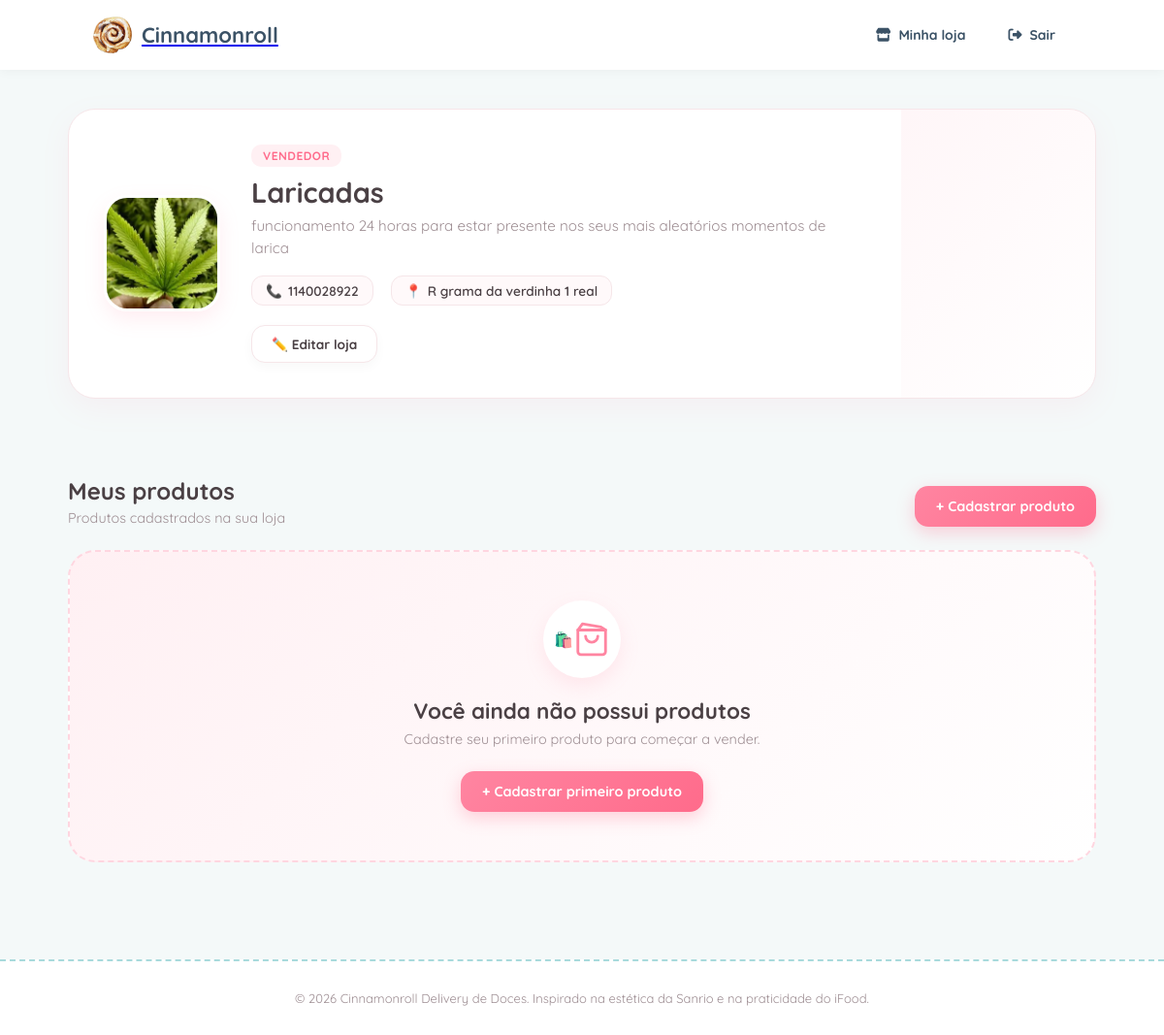
The page /perfilVendedor/ (signed in) on the database as committed earlier.
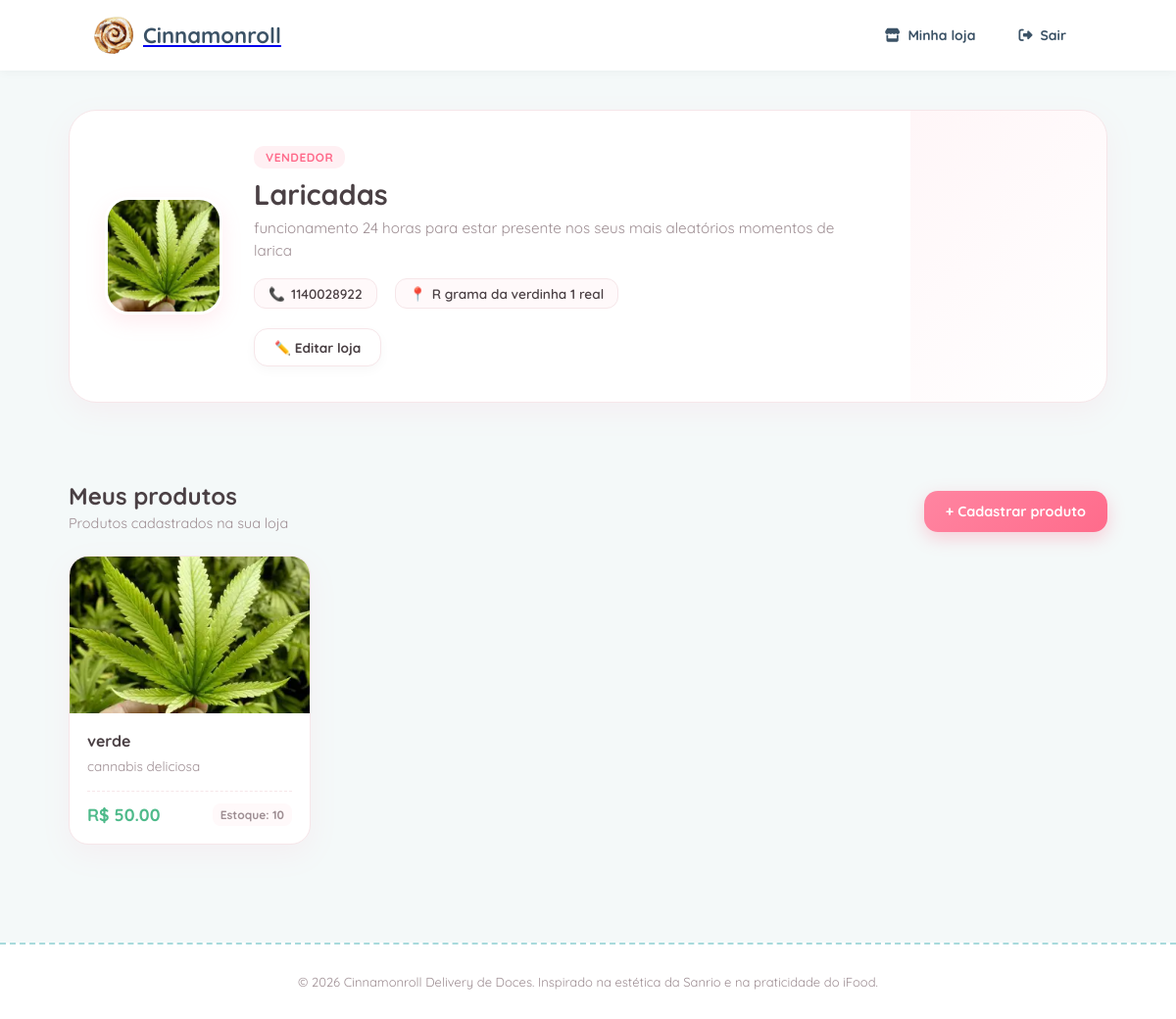
The same page on the database as committed later.
### core/models.py (models this page shows, shortened)
class Perfil(models.Model):
    TIPO_USUARIO = (
        ("CLIENTE", "Cliente"),
        ("VENDEDOR", "Vendedor"),
        ("ADMINISTRADOR", "Admin"),
    )
    usuario = models.OneToOneField(
        User,
        on_delete=models.CASCADE,
        related_name="perfil"
    )
    tipo = models.CharField(max_length=13, choices=TIPO_USUARIO)
    telefone = models.CharField(max_length=20, blank=True)
    endereco = models.CharField(max_length=255, blank=True)
    nome_loja = models.CharField(max_length=100, blank=True)
    descricao_loja = models.TextField(blank=True)
    foto = models.ImageField(upload_to="lojas/", blank=True, null=True)

class Produto(models.Model):
    vendedor = models.ForeignKey(
        Perfil,
        on_delete=models.CASCADE,
        related_name="produtos",
        limit_choices_to={"tipo": "VENDEDOR"}
    )
    nome = models.CharField(max_length=100)
    descricao = models.TextField()
    preco = models.DecimalField(max_digits=8, decimal_places=2)
    estoque = models.PositiveIntegerField(default=0)
    imagem = models.ImageField(upload_to="produtos/", blank=True, null=True)

### core/views.py (the view)
# urls.py: path('perfilVendedor/', perfilVendedor, name='perfilVendedor'),
@login_required
def perfilVendedor(request):
    perfil = request.user.perfil
    if perfil.tipo != "VENDEDOR":
        return redirect('homepage')
    produtos = perfil.produtos.all()
    return render(request, 'core/perfilVendedor.html', {
        'perfil': perfil,
        'produtos': produtos
    })

### core/templates/core/perfilVendedor.html
{% extends 'core/base.html' %}
{% load static %}
{% block head %}
<link rel="stylesheet" href="{% static 'forms.css' %}">
<link rel="stylesheet" href="{% static 'perfis.css' %}">
{% endblock %}
{% block content %}
<div class="perfil-vendedor">
    <section class="loja-cabecalho">
        <div class="loja-foto">
            {% if perfil.foto %}
                <img src="{{ perfil.foto.url }}" alt="Foto da loja">
            {% else %}
                <div class="loja-foto-vazia">
                    🏪
                </div>
            {% endif %}
        </div>
        <div class="loja-informacoes">
            <span class="tipo-conta">
                Vendedor
            </span>
            <h1>
                {% if perfil.nome_loja %}
                    {{ perfil.nome_loja }}
                {% else %}
                    Minha Loja
                {% endif %}
            </h1>
            {% if perfil.descricao_loja %}
                <p class="descricao-loja">
                    {{ perfil.descricao_loja }}
                </p>
            {% else %}
                <p class="descricao-vazia">
                    Sua loja ainda não possui uma descrição.
                </p>
            {% endif %}
            <div class="informacoes-contato">
                {% if perfil.telefone %}
                    <div>
                        📞
                        <span>{{ perfil.telefone }}</span>
                    </div>
                {% endif %}
                {% if perfil.endereco %}
                    <div>
                        📍
                        <span>{{ perfil.endereco }}</span>
                    </div>
                {% endif %}
            </div>
            <a href="{% url 'editar_loja' %}" class="botao-editar">
                ✏️ Editar loja
            </a>
        </div>
    </section>
    <section class="produtos-loja">
        <div class="produtos-cabecalho">
            <div>
                <h2>Meus produtos</h2>
                <p>
                    Produtos cadastrados na sua loja
                </p>
            </div>
<a href="{% url 'cadastro_produto' %}" class="botao-adicionar">
                + Cadastrar produto
            </a>
        </div>
        {% if produtos %}
            <div class="produtos-grid">
                {% for produto in produtos %}
                    <div class="produto-card">
                        <div class="produto-imagem">
                            {% if produto.imagem %}
                                <img
                                    src="{{ produto.imagem.url }}"
                                    alt="{{ produto.nome }}"
                                >
                            {% else %}
                                <div class="produto-sem-imagem">
                                    🍰
                                </div>
                            {% endif %}
                        </div>
                        <div class="produto-info">
                            <h3>
                                {{ produto.nome }}
                            </h3>
                            <p>
                                {{ produto.descricao }}
                            </p>
                            <div class="produto-detalhes">
                                <strong>
                                    R$ {{ produto.preco|floatformat:2 }}
                                </strong>
                                <span>
                                    Estoque: {{ produto.estoque }}
                                </span>
                            </div>
                        </div>
                    </div>
                {% endfor %}
            </div>
        {% else %}
            <div class="sem-produtos">
                <div class="sem-produtos-icon">
                    🛍️
                </div>
                <h3>
                    Você ainda não possui produtos
                </h3>
                <p>
                    Cadastre seu primeiro produto para começar a vender.
                </p>
<a href="{% url 'cadastro_produto' %}" class="botao-adicionar">
                    + Cadastrar primeiro produto
                </a>
            </div>
        {% endif %}
    </section>
</div>
{% endblock %}

### core/templates/core/base.html (shortened to what this page needs)
<!DOCTYPE html>
<html lang="pt-BR">
<head>
    <link
        rel="stylesheet"
        href="https://cdnjs.cloudflare.com/ajax/libs/font-awesome/6.4.0/css/all.min.css"
    >
    {% load static %}
    <link
        rel="stylesheet"
        href="{% static 'style.css' %}"
    >
    <link
        rel="stylesheet"
        href="{% static 'forms.css' %}"
    >
    {% block head %}{% endblock %}
</head>
<body>
    <header>
<a href="{% url 'homepage' %}" class="logo-link">
    <div class="logo-area">
        <img
            src="{% static 'img/cinnamonroll.png.png' %}"
            alt="Cinnamonroll Logo"
            class="logo-icon"
        >
        <h1>Cinnamonroll</h1>
    </div>
</a>
        <div class="user-actions">
            {% if user.is_authenticated %}
                {% if user.perfil.tipo == "CLIENTE" %}
                    <a
                        href="{% url 'perfilCliente' %}"
                        class="btn-action"
                        title="Meu perfil"
                    >
                        <i class="fa-solid fa-user"></i>
                        Perfil
                    </a>
                    <a
                        href="{% url 'carrinho' %}"
                        class="btn-cart"
                    >
                        <i class="fa-solid fa-basket-shopping"></i>
                        Sacola
                    </a>
                {% elif user.perfil.tipo == "VENDEDOR" %}
                    <a
                        href="{% url 'perfilVendedor' %}"
                        class="btn-action"
                        title="Minha loja"
                    >
                        <i class="fa-solid fa-store"></i>
                        Minha loja
                    </a>
                {% endif %}
<a
    href="{% url 'logout' %}"
    class="btn-action"
>
    <i class="fa-solid fa-right-from-bracket"></i>
    Sair
</a>
            {% endif %}
        </div>
    </header>
    <main>
        {% block content %}{% endblock %}
    </main>
    <footer>
        <p>
            &copy; 2026 Cinnamonroll Delivery de Doces.
            Inspirado na estética da Sanrio e na praticidade do iFood.
        </p>
    </footer>
</body>
</html>

### static/style.css (style rules this page uses)
:root { --primary-blue: #a8dadc; --light-blue: #f4f9f9; --accent-pink: #ff94b9; --soft-pink-bg: #fff0f5; --soft-yellow: #fff3bf; --text-color: #3b5266; --text-muted: #7890a8; --white: #ffffff; --gray-bg: #f4f6f8; --border-color: #eef2f6; --shadow-soft: 0 4px 16px rgba(168, 218, 220, 0.15); --border-radius-lg: 20px; --border-radius-sm: 14px; }
* { margin: 0; padding: 0; box-sizing: border-box; font-family: 'Quicksand', sans-serif; }
body { background-color: var(--light-blue); color: var(--text-color); }
header { background-color: var(--white); display: flex; justify-content: space-between; align-items: center; padding: 16px 8%; box-shadow: 0 2px 10px rgba(0, 0, 0, 0.04); position: sticky; top: 0; z-index: 1000; }
.logo-area { display: flex; align-items: center; gap: 8px; cursor: pointer; }
.logo-area h1 { font-size: 22px; color: var(--text-color); font-weight: 700; }
.user-actions { display: flex; gap: 12px; align-items: center; }
.btn-action { text-decoration: none; font-size: 14px; font-weight: 700; color: var(--text-color); padding: 10px 16px; border-radius: 30px; display: flex; align-items: center; gap: 8px; }
main { max-width: 1140px; margin: 30px auto; padding: 0 20px; }
section { margin-bottom: 40px; }
footer { text-align: center; padding: 30px; background: var(--white); margin-top: 60px; color: var(--text-muted); font-size: 13px; border-top: 2px dashed var(--primary-blue); }
.logo-area { display: flex; align-items: center; gap: 10px; }
.logo-icon { width: 40px; height: 40px; object-fit: contain; }

Rows that differ between the two databases and show on the page:
added Produto: imagem (picture), nome "verde", descricao "cannabis deliciosa", preco "50.00", estoque "10"
Other text that changed with them:
text no longer shown: "🛍️ Você ainda não possui produtos Cadastre seu primeiro produto para começar a vender. + Cadastrar primeiro produto"
